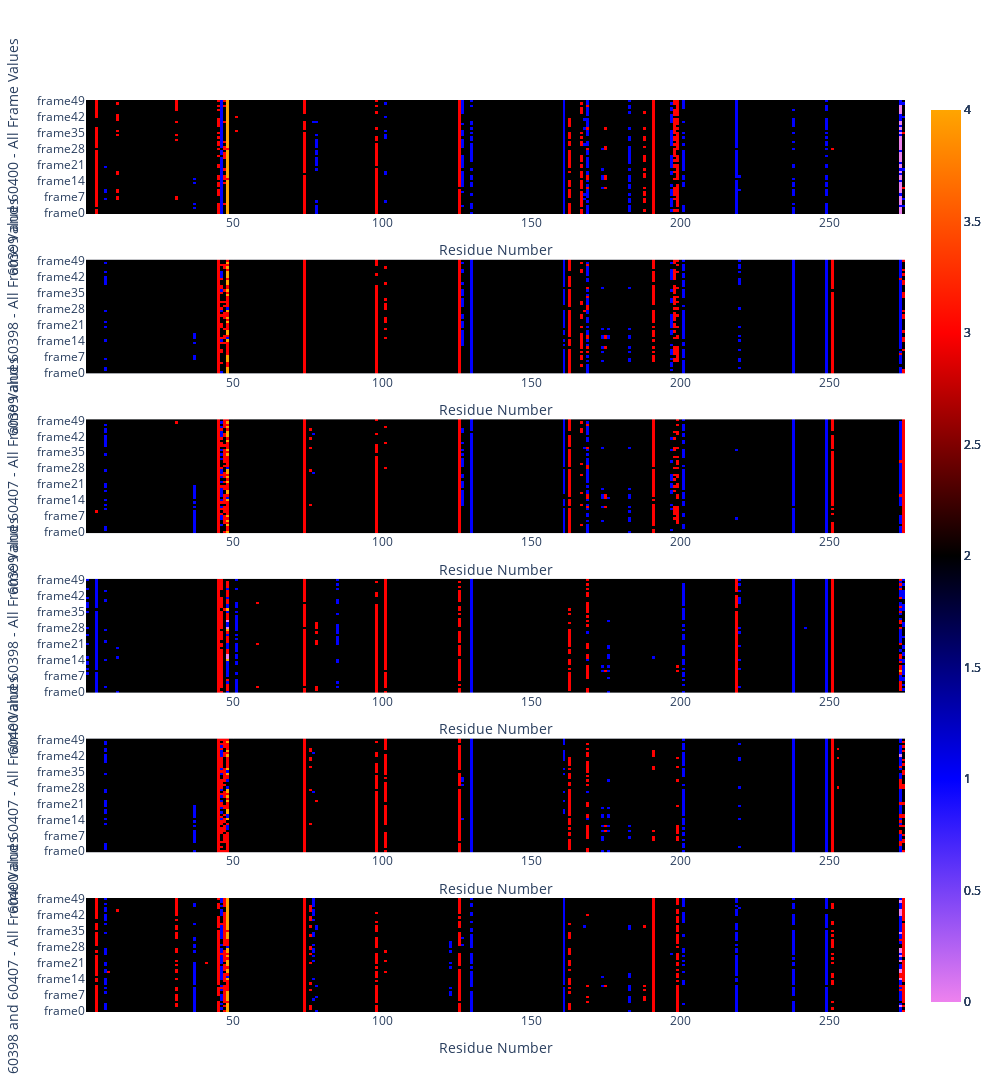

The code cell stored with this chart in its notebook:
### Code cell
from plotly.subplots import make_subplots

residue_frame_titles = ["60399 and 60400", "60399 and 60398", "60399 and 60407", "60400 and 60398", "60400 and 60407", "60398 and 60407"]

n_rows = 6
n_cols = 1

# Create a subplot figure with 6 subplots in a column
fig = make_subplots(rows=6, cols=1)

for plot_no in range(len(residue_frame_titles)):

    # Creating a copy of the original dataframe
    new_residue_df = dataframes[plot_no].copy()

    # print(new_residue_df)

    # Color thresholds
    color_thresholds = [-150, -40, -3, 3, 40, 150]
    colors = ['violet','blue', 'black', 'red', 'orange']
    # print(columns_per_dataframe)
    for i in range(columns_per_dataframe):
        new_residue_df['color' + str(i)] = pd.cut(
            new_residue_df['frame' + str(i)],
            bins=color_thresholds,
            labels=colors,
            right=False
        )

    # Creating a new numerical column for the molecule number
    new_residue_df['Residue_No.'] = range(1, len(new_residue_df)+1)

    # Creating a list to store the subplot data
    subplot_data = []

    color_df = new_residue_df.copy()

    # Creating scatter plots for each frame
    for i in range(columns_per_dataframe):
        frame_col = f'frame{i}'
        color_col = f'color{i}'
        color_df[color_col] = pd.cut(new_residue_df[frame_col], bins=color_thresholds, labels=colors)

    # print(color_df)

    x_labels = color_df['Residue_No.'].tolist()
    y_labels = [f'frame{i}' for i in range(columns_per_dataframe)]

    # Creating a 2D list to represent the color-coded values
    z_data = []
    for i in range(columns_per_dataframe):
        color_col = f'color{i}'
        z_data.append(color_df[color_col].apply(lambda x: colors.index(x)))

    fig_sub = go.Heatmap(
        z = z_data,
        x = x_labels,
        y = y_labels,
        colorscale = colors,
        zmin = 0,
        zmax = 4
    )
    # fig_sub.show()

    # Appending the heatmap to the list
    subplot_data.append(fig_sub)

    # Creating the subplot layout for this subplot
    subplot_layout = go.Layout(
        title=f'Residue Distribution Scatterplot - {residue_frame_titles[plot_no]}',
        showlegend=False,
        xaxis=dict(title='Residue Number'),
        yaxis=dict(title=f'{residue_frame_titles[plot_no]} - All Frame Values'),
        height=700,  # Adjust the height as needed
        width=600
    )

    # # Add the subplot data and layout to the figure
    for trace in subplot_data:
        fig.add_trace(trace, row=plot_no+1, col=1)

    # Set the subplot layout for this subplot when creating it
    fig.update_yaxes(subplot_layout['yaxis'], row=plot_no+1, col=1)
    fig.update_xaxes(subplot_layout['xaxis'], row=plot_no+1, col=1)

    # Set the desired height and width for each subplot
    subplot_height = 600
    subplot_width = 1000
    fig.update_layout(height=subplot_height*6, width=subplot_width)

# print(color_col[df])
fig.show()

### Figure 1 — Plotly figure (JSON) as saved in the notebook; plotly's stock layout.template omitted (floating-point values rounded to 4 significant figures; data arrays with more than 128 entries replaced by an {"elided": "..."} marker saying what was removed)
{"data": [{"colorscale": [[0, "violet"], [0.25, "blue"], [0.5, "black"], [0.75, "red"], [1, "orange"]], "type": "heatmap", "x": {"elided": "275 int values"}, "xaxis": "x", "y": ["frame0", "frame1", "frame2", "frame3", "frame4", "frame5", "frame6", "frame7", "frame8", "frame9", "frame10", "frame11", "frame12", "frame13", "frame14", "frame15", "frame16", "frame17", "frame18", "frame19", "frame20", "frame21", "frame22", "frame23", "frame24", "frame25", "frame26", "frame27", "frame28", "frame29", "frame30", "frame31", "frame32", "frame33", "frame34", "frame35", "frame36", "frame37", "frame38", "frame39", "frame40", "frame41", "frame42", "frame43", "frame44", "frame45", "frame46", "frame47", "frame48", "frame49"], "yaxis": "y", "z": {"elided": "50x275 int values"}, "zmax": 4, "zmin": 0}, {"colorscale": [[0, "violet"], [0.25, "blue"], [0.5, "black"], [0.75, "red"], [1, "orange"]], "type": "heatmap", "x": {"elided": "275 int values"}, "xaxis": "x2", "y": ["frame0", "frame1", "frame2", "frame3", "frame4", "frame5", "frame6", "frame7", "frame8", "frame9", "frame10", "frame11", "frame12", "frame13", "frame14", "frame15", "frame16", "frame17", "frame18", "frame19", "frame20", "frame21", "frame22", "frame23", "frame24", "frame25", "frame26", "frame27", "frame28", "frame29", "frame30", "frame31", "frame32", "frame33", "frame34", "frame35", "frame36", "frame37", "frame38", "frame39", "frame40", "frame41", "frame42", "frame43", "frame44", "frame45", "frame46", "frame47", "frame48", "frame49"], "yaxis": "y2", "z": {"elided": "50x275 int values"}, "zmax": 4, "zmin": 0}, {"colorscale": [[0, "violet"], [0.25, "blue"], [0.5, "black"], [0.75, "red"], [1, "orange"]], "type": "heatmap", "x": {"elided": "275 int values"}, "xaxis": "x3", "y": ["frame0", "frame1", "frame2", "frame3", "frame4", "frame5", "frame6", "frame7", "frame8", "frame9", "frame10", "frame11", "frame12", "frame13", "frame14", "frame15", "frame16", "frame17", "frame18", "frame19", "frame20", "frame21", "frame22", "frame23", "frame24", "frame25", "frame26", "frame27", "frame28", "frame29", "frame30", "frame31", "frame32", "frame33", "frame34", "frame35", "frame36", "frame37", "frame38", "frame39", "frame40", "frame41", "frame42", "frame43", "frame44", "frame45", "frame46", "frame47", "frame48", "frame49"], "yaxis": "y3", "z": {"elided": "50x275 int values"}, "zmax": 4, "zmin": 0}, {"colorscale": [[0, "violet"], [0.25, "blue"], [0.5, "black"], [0.75, "red"], [1, "orange"]], "type": "heatmap", "x": {"elided": "275 int values"}, "xaxis": "x4", "y": ["frame0", "frame1", "frame2", "frame3", "frame4", "frame5", "frame6", "frame7", "frame8", "frame9", "frame10", "frame11", "frame12", "frame13", "frame14", "frame15", "frame16", "frame17", "frame18", "frame19", "frame20", "frame21", "frame22", "frame23", "frame24", "frame25", "frame26", "frame27", "frame28", "frame29", "frame30", "frame31", "frame32", "frame33", "frame34", "frame35", "frame36", "frame37", "frame38", "frame39", "frame40", "frame41", "frame42", "frame43", "frame44", "frame45", "frame46", "frame47", "frame48", "frame49"], "yaxis": "y4", "z": {"elided": "50x275 int values"}, "zmax": 4, "zmin": 0}, {"colorscale": [[0, "violet"], [0.25, "blue"], [0.5, "black"], [0.75, "red"], [1, "orange"]], "type": "heatmap", "x": {"elided": "275 int values"}, "xaxis": "x5", "y": ["frame0", "frame1", "frame2", "frame3", "frame4", "frame5", "frame6", "frame7", "frame8", "frame9", "frame10", "frame11", "frame12", "frame13", "frame14", "frame15", "frame16", "frame17", "frame18", "frame19", "frame20", "frame21", "frame22", "frame23", "frame24", "frame25", "frame26", "frame27", "frame28", "frame29", "frame30", "frame31", "frame32", "frame33", "frame34", "frame35", "frame36", "frame37", "frame38", "frame39", "frame40", "frame41", "frame42", "frame43", "frame44", "frame45", "frame46", "frame47", "frame48", "frame49"], "yaxis": "y5", "z": {"elided": "50x275 int values"}, "zmax": 4, "zmin": 0}, {"colorscale": [[0, "violet"], [0.25, "blue"], [0.5, "black"], [0.75, "red"], [1, "orange"]], "type": "heatmap", "x": {"elided": "275 int values"}, "xaxis": "x6", "y": ["frame0", "frame1", "frame2", "frame3", "frame4", "frame5", "frame6", "frame7", "frame8", "frame9", "frame10", "frame11", "frame12", "frame13", "frame14", "frame15", "frame16", "frame17", "frame18", "frame19", "frame20", "frame21", "frame22", "frame23", "frame24", "frame25", "frame26", "frame27", "frame28", "frame29", "frame30", "frame31", "frame32", "frame33", "frame34", "frame35", "frame36", "frame37", "frame38", "frame39", "frame40", "frame41", "frame42", "frame43", "frame44", "frame45", "frame46", "frame47", "frame48", "frame49"], "yaxis": "y6", "z": {"elided": "50x275 int values"}, "zmax": 4, "zmin": 0}], "layout": {"height": 3600, "width": 1000, "xaxis": {"anchor": "y", "domain": [0, 1], "title": {"text": "Residue Number"}}, "xaxis2": {"anchor": "y2", "domain": [0, 1], "title": {"text": "Residue Number"}}, "xaxis3": {"anchor": "y3", "domain": [0, 1], "title": {"text": "Residue Number"}}, "xaxis4": {"anchor": "y4", "domain": [0, 1], "title": {"text": "Residue Number"}}, "xaxis5": {"anchor": "y5", "domain": [0, 1], "title": {"text": "Residue Number"}}, "xaxis6": {"anchor": "y6", "domain": [0, 1], "title": {"text": "Residue Number"}}, "yaxis": {"anchor": "x", "domain": [0.875, 1], "title": {"text": "60399 and 60400 - All Frame Values"}}, "yaxis2": {"anchor": "x2", "domain": [0.7, 0.825], "title": {"text": "60399 and 60398 - All Frame Values"}}, "yaxis3": {"anchor": "x3", "domain": [0.525, 0.65], "title": {"text": "60399 and 60407 - All Frame Values"}}, "yaxis4": {"anchor": "x4", "domain": [0.35, 0.475], "title": {"text": "60400 and 60398 - All Frame Values"}}, "yaxis5": {"anchor": "x5", "domain": [0.175, 0.3], "title": {"text": "60400 and 60407 - All Frame Values"}}, "yaxis6": {"anchor": "x6", "domain": [0, 0.125], "title": {"text": "60398 and 60407 - All Frame Values"}}}}
